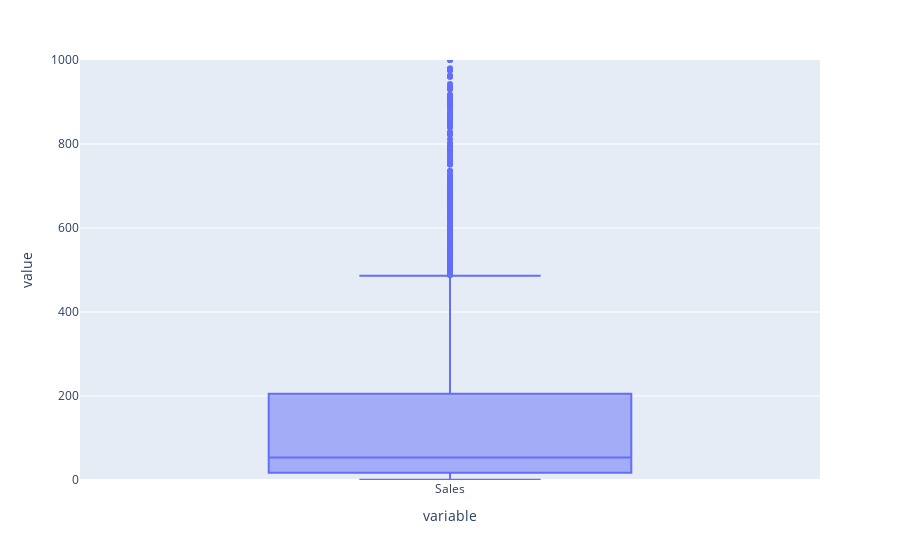

Notebook code cell kept with this figure:
### Code cell
px.box(df.Sales,range_y=[0,1000])

### Figure 1 — Plotly figure (JSON) as saved in the notebook; plotly's stock layout.template omitted (floating-point values rounded to 4 significant figures; data arrays with more than 128 entries replaced by an {"elided": "..."} marker saying what was removed)
{"data": [{"alignmentgroup": "True", "hovertemplate": "variable=%{x}<br>value=%{y}<extra></extra>", "legendgroup": "", "marker": {"color": "#636efa"}, "name": "", "notched": false, "offsetgroup": "", "orientation": "v", "showlegend": false, "type": "box", "x": {"elided": "3312 str values"}, "x0": " ", "xaxis": "x", "y": {"elided": "3312 float values"}, "y0": " ", "yaxis": "y"}], "layout": {"boxmode": "group", "legend": {"tracegroupgap": 0}, "margin": {"t": 60}, "xaxis": {"anchor": "y", "domain": [0, 1], "title": {"text": "variable"}}, "yaxis": {"anchor": "x", "domain": [0, 1], "range": [0, 1000], "title": {"text": "value"}}}}
